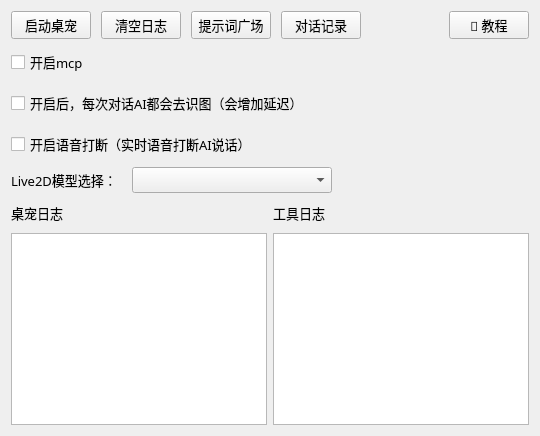
         <widget class="QWidget" name="page">
          <property name="font">
           <font>
            <family>微软雅黑</family>
            <pointsize>10</pointsize>
           </font>
          </property>
          <layout class="QVBoxLayout" name="verticalLayout_8">
           <property name="spacing">
            <number>10</number>
           </property>
           <item>
            <layout class="QHBoxLayout" name="horizontalLayout_2">
             <item>
              <widget class="QPushButton" name="pushButton_toggle_live2d">
               <property name="font">
                <font>
                 <family>微软雅黑</family>
                 <pointsize>10</pointsize>
                </font>
               </property>
               <property name="text">
                <string>启动桌宠</string>
               </property>
              </widget>
             </item>
             <item>
              <widget class="QPushButton" name="pushButton_clearLog">
               <property name="font">
                <font>
                 <family>微软雅黑</family>
                 <pointsize>10</pointsize>
                </font>
               </property>
               <property name="text">
                <string>清空日志</string>
               </property>
              </widget>
             </item>
             <item>
              <widget class="QPushButton" name="pushButton_prompt_market">
               <property name="font">
                <font>
                 <family>微软雅黑</family>
                 <pointsize>10</pointsize>
                </font>
               </property>
               <property name="text">
                <string>提示词广场</string>
               </property>
              </widget>
             </item>
             <item>
              <widget class="QPushButton" name="pushButton_chat_history">
               <property name="font">
                <font>
                 <family>微软雅黑</family>
                 <pointsize>10</pointsize>
                </font>
               </property>
               <property name="text">
                <string>对话记录</string>
               </property>
              </widget>
             </item>
             <item>
              <spacer name="horizontalSpacer_buttons">
               <property name="orientation">
                <enum>Qt::Horizontal</enum>
               </property>
               <property name="sizeHint" stdset="0">
                <size>
                 <width>40</width>
                 <height>20</height>
                </size>
               </property>
              </spacer>
             </item>
             <item>
              <widget class="QPushButton" name="pushButton_tutorial">
               <property name="minimumSize">
                <size>
                 <width>0</width>
                 <height>0</height>
                </size>
               </property>
               <property name="font">
                <font>
                 <family>微软雅黑</family>
                 <pointsize>10</pointsize>
                </font>
               </property>
               <property name="text">
                <string>📖 教程</string>
               </property>
              </widget>
             </item>
            </layout>
           </item>
           <item>
            <layout class="QVBoxLayout" name="verticalLayout_3">
             <property name="spacing">
              <number>15</number>
             </property>
             <item>
              <widget class="QCheckBox" name="checkBox_mcp_enable">
               <property name="font">
                <font>
                 <family>微软雅黑</family>
                 <pointsize>10</pointsize>
                </font>
               </property>
               <property name="text">
                <string>开启mcp</string>
               </property>
              </widget>
             </item>
             <item>
              <widget class="QCheckBox" name="checkBox_5">
               <property name="sizePolicy">
                <sizepolicy hsizetype="Preferred" vsizetype="Preferred">
                 <horstretch>0</horstretch>
                 <verstretch>0</verstretch>
                </sizepolicy>
               </property>
               <property name="font">
                <font>
                 <family>微软雅黑</family>
                 <pointsize>10</pointsize>
                </font>
               </property>
               <property name="text">
                <string>开启后，每次对话AI都会去识图（会增加延迟）</string>
               </property>
              </widget>
             </item>
             <item>
              <widget class="QCheckBox" name="checkBox_voice_barge_in">
               <property name="font">
                <font>
                 <family>微软雅黑</family>
                 <pointsize>10</pointsize>
                </font>
               </property>
               <property name="text">
                <string>开启语音打断（实时语音打断AI说话）</string>
               </property>
              </widget>
             </item>
            </layout>
           </item>
           <item>
            <layout class="QHBoxLayout" name="horizontalLayout_model_select">
             <property name="spacing">
              <number>15</number>
             </property>
             <item>
              <widget class="QLabel" name="label_model_select">
               <property name="font">
                <font>
                 <family>微软雅黑</family>
                 <pointsize>10</pointsize>
                </font>
               </property>
               <property name="text">
                <string>Live2D模型选择：</string>
               </property>
              </widget>
             </item>
             <item>
              <widget class="QComboBox" name="comboBox_live2d_models">
               <property name="minimumSize">
                <size>
                 <width>200</width>
                 <height>0</height>
                </size>
               </property>
               <property name="font">
                <font>
                 <family>微软雅黑</family>
                 <pointsize>10</pointsize>
                </font>
               </property>
              </widget>
             </item>
             <item>
              <spacer name="horizontalSpacer_model">
               <property name="orientation">
                <enum>Qt::Horizontal</enum>
               </property>
               <property name="sizeHint" stdset="0">
                <size>
                 <width>40</width>
                 <height>20</height>
                </size>
               </property>
              </spacer>
             </item>
            </layout>
           </item>
           <item>
            <layout class="QVBoxLayout" name="verticalLayout_7">
             <item>
              <layout class="QHBoxLayout" name="log_labels_layout">
               <property name="spacing">
                <number>6</number>
               </property>
               <item>
                <widget class="QLabel" name="label">
                 <property name="font">
                  <font>
                   <family>微软雅黑</family>
                   <pointsize>10</pointsize>
                  </font>
                 </property>
                 <property name="text">
                  <string>桌宠日志</string>
                 </property>
                </widget>
               </item>
               <item>
                <spacer name="horizontalSpacer_logs">
                 <property name="orientation">
                  <enum>Qt::Horizontal</enum>
                 </property>
                 <property name="sizeHint" stdset="0">
                  <size>
                   <width>40</width>
                   <height>20</height>
                  </size>
                 </property>
                </spacer>
               </item>
               <item>
                <widget class="QLabel" name="label_2">
                 <property name="font">
                  <font>
                   <family>微软雅黑</family>
                   <pointsize>10</pointsize>
                  </font>
                 </property>
                 <property name="text">
                  <string>工具日志</string>
                 </property>
                </widget>
               </item>
               <item>
                <spacer name="horizontalSpacer_logs2">
                 <property name="orientation">
                  <enum>Qt::Horizontal</enum>
                 </property>
                 <property name="sizeHint" stdset="0">
                  <size>
                   <width>40</width>
                   <height>20</height>
                  </size>
                 </property>
                </spacer>
               </item>
              </layout>
             </item>
             <item>
              <layout class="QHBoxLayout" name="logs_layout">
               <property name="spacing">
                <number>6</number>
               </property>
               <item>
                <widget class="QTextEdit" name="textEdit_2">
                 <property name="font">
                  <font>
                   <family>微软雅黑</family>
                   <pointsize>10</pointsize>
                  </font>
                 </property>
                 <property name="readOnly">
                  <bool>true</bool>
                 </property>
                </widget>
               </item>
               <item>
                <widget class="QTextEdit" name="textEdit">
                 <property name="font">
                  <font>
                   <family>微软雅黑</family>
                   <pointsize>10</pointsize>
                  </font>
                 </property>
                 <property name="readOnly">
                  <bool>true</bool>
                 </property>
                </widget>
               </item>
              </layout>
             </item>
            </layout>
           </item>
          </layout>
         </widget>
